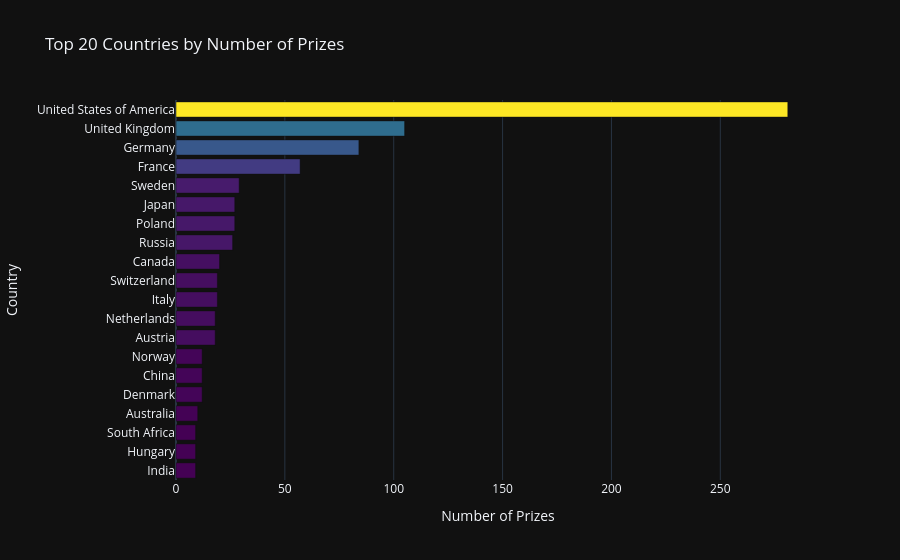

This figure's notebook cell:
### Code cell
h_bar = px.bar(x=top20_countries.prize,
               y=top20_countries.birth_country_current,
               orientation='h',
               color=top20_countries.prize,
               color_continuous_scale='Viridis',
               title='Top 20 Countries by Number of Prizes')

h_bar.update_layout(xaxis_title='Number of Prizes', 
                    yaxis_title='Country',
                    coloraxis_showscale=False)
h_bar.show()

### Figure 1 — Plotly figure (JSON) as saved in the notebook; plotly's stock layout.template omitted (floating-point values rounded to 4 significant figures)
{"data": [{"hovertemplate": "x=%{x}<br>y=%{y}<br>color=%{marker.color}<extra></extra>", "legendgroup": "", "marker": {"color": [9, 9, 9, 10, 12, 12, 12, 18, 18, 19, 19, 20, 26, 27, 27, 29, 57, 84, 105, 281], "coloraxis": "coloraxis", "pattern": {"shape": ""}}, "name": "", "orientation": "h", "showlegend": false, "textposition": "auto", "x": [9, 9, 9, 10, 12, 12, 12, 18, 18, 19, 19, 20, 26, 27, 27, 29, 57, 84, 105, 281], "xaxis": "x", "y": ["India", "Hungary", "South Africa", "Australia", "Denmark", "China", "Norway", "Austria", "Netherlands", "Italy", "Switzerland", "Canada", "Russia", "Poland", "Japan", "Sweden", "France", "Germany", "United Kingdom", "United States of America"], "yaxis": "y", "type": "bar"}], "layout": {"xaxis": {"anchor": "y", "domain": [0.0, 1.0], "title": {"text": "Number of Prizes"}}, "yaxis": {"anchor": "x", "domain": [0.0, 1.0], "title": {"text": "Country"}}, "coloraxis": {"colorbar": {"title": {"text": "color"}}, "colorscale": [[0.0, "#440154"], [0.1111, "#482878"], [0.2222, "#3e4989"], [0.3333, "#31688e"], [0.4444, "#26828e"], [0.5556, "#1f9e89"], [0.6667, "#35b779"], [0.7778, "#6ece58"], [0.8889, "#b5de2b"], [1.0, "#fde725"]], "autocolorscale": false, "showscale": false}, "legend": {"tracegroupgap": 0}, "title": {"text": "Top 20 Countries by Number of Prizes"}, "barmode": "relative"}}
